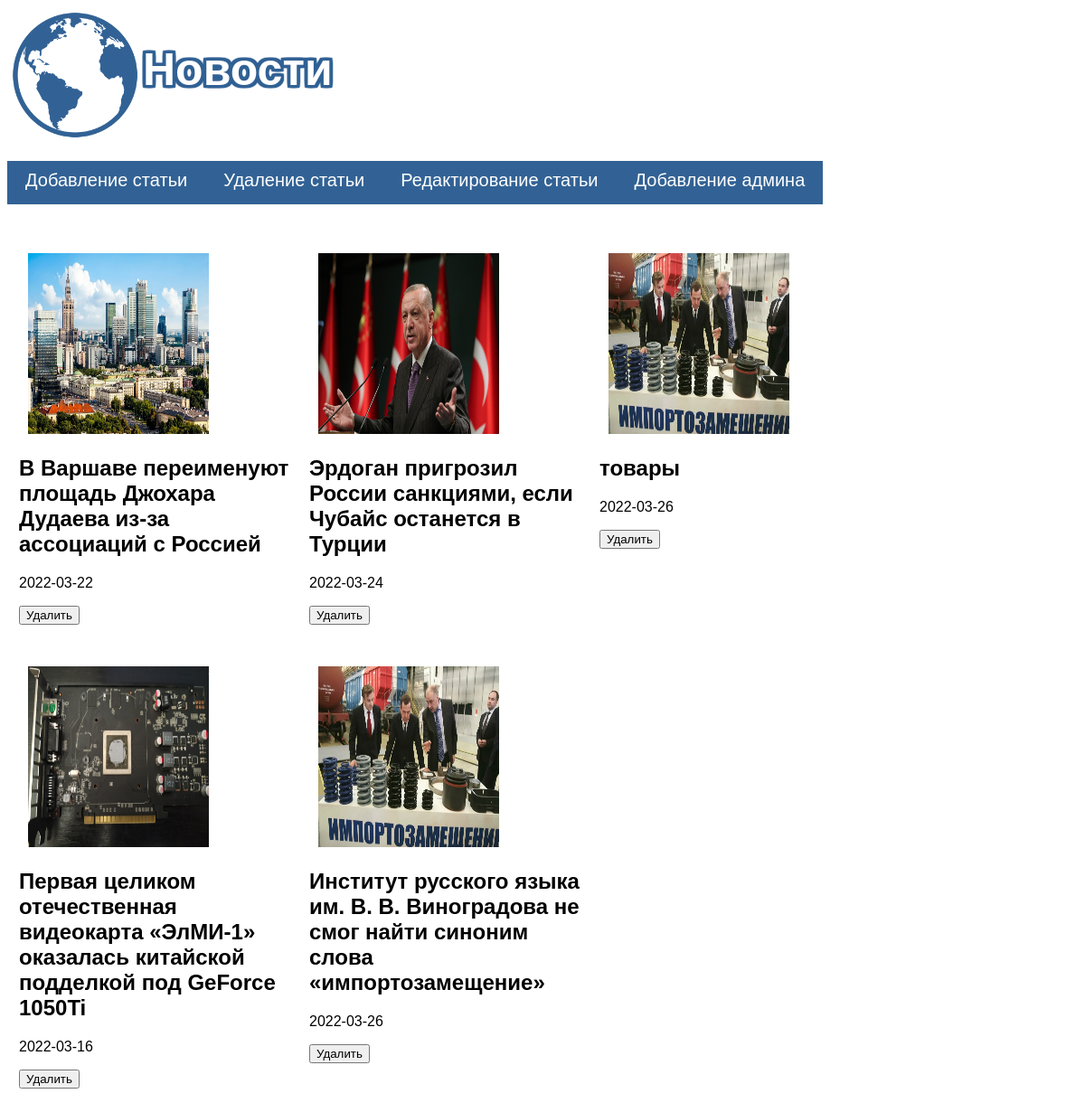
Screenshot of /admin/admenu.php?title=2 with the database file from the repository.
### tables this page shows
CREATE TABLE `headeradmin` (
  `id` int NOT NULL,
  `title` varchar(255) NOT NULL
);

CREATE TABLE `news` (
  `id` int NOT NULL,
  `title` varchar(255) NOT NULL,
  `image` varchar(255) NOT NULL,
  `longdesc` text NOT NULL,
  `date` date NOT NULL,
  `autor` varchar(255) NOT NULL,
  `type` varchar(255) NOT NULL
);

### admin/admenu.php (the view, shortened to what this page needs)
<?php
$conn = mysqli_connect("localhost", "root", "", "news");
$sql = "SELECT * FROM `headeradmin`";
$headerResult = mysqli_query($conn, $sql);
$newsSelect = "SELECT * FROM `news`";
$newsResult = mysqli_query($conn, $newsSelect);
?>
<!DOCTYPE html>
<html lang="ru">
<body>
    <head>
        <link rel="stylesheet" href="../style/style.css">
    </head>
    <body>
        <div class="header">
            <header>
                <div class="left">
                    <div>
                        <img src="../img/log.png" class="respons" alt="">
                        <span class="header_info">Новости</span>
                    </div>
                </div>
            </header>
        </div>
        <div class="menu">
            <?php
            foreach ($headerResult as $headerrow) {
                echo "<ul class='menu'";
                echo "<li><a href='admenu.php?title=" . $headerrow["id"] . "'>" . " " . $headerrow["title"] . " " . "</a></li>";
            }
            echo "</ul>";
            ?>
        </div>
        <div class="content">
            <div class="cont">
                <?php
                if (isset($_GET['title']) && $_GET['title'] == 1) {
                ?>
                    <form method="POST" enctype="multipart/form-data">
                        <h2>Заполните все поля</h2>
                        <p>Заголовок</pl>
                        <p><input type="text" name="title"></p>
                        <p>Выберите изображение для статьи</p>
                        <p><input type="file" name="filename" size="10"></p>
                        <p>Введите описание статьи</p>
                        <textarea name="longdesc" cols="55" rows="25"></textarea>
                        <p>Введите имя автора</p>
                        <p><input type="text" name="autor"></p>
                        <p>Введите тип статьи</p>
                        <p><input type="text" name="type"></p>
                        <br>
                        <p><input type="submit" value="Отправить"></p>
                    </form>
                    <?php
                    if (
                        isset($_POST["title"]) && isset($_POST["longdesc"])  && isset($_POST["autor"])
                        && isset($_POST["type"]) && $_FILES && $_FILES["filename"]["error"] == UPLOAD_ERR_OK
                    ) {
                        $name = $_FILES["filename"]["name"];
                        $type = $_FILES["filename"]["type"];
                        $path = __DIR__ . "/../" . '/img/';
                        move_uploaded_file($_FILES["filename"]["tmp_name"], $path . $name);
                        $title = $_POST["title"];
                        $longdesc = $_POST["longdesc"];
                        $autor = $_POST["autor"];
                        $type = $_POST["type"];
                        $newsAdd = "INSERT INTO `news` (`title`, `image`, `longdesc`, `date`, `autor`, `type`)
                        VALUES ('$title', '$name', '$longdesc', NOW(),'$autor', '$type')";
                        if ($conn->query($newsAdd)) {
                            echo "<script>alert(\"Новость добавлена\");</script>";
                        } else {
                            echo "Ошибка: " . $conn->error;
                        }
                    } else {
                        echo "<script>alert(\"Введите все данные\");</script>";
                    }
                    ?>
                <?php
                } else if (isset($_GET['title']) && $_GET['title'] == 2) {
                    foreach ($newsResult as $newsRow) {
                        echo "<div class='news_block'>";
                        echo "<img class='newsimage' src='../img/" . $newsRow['image'] . "' alt=''>";
                        echo "<h2>" . "<a href='index.php?newsid=" . $newsRow['id'] . "'>" . $newsRow['title'] . "</a>" .  "</h2>";
                        echo "<p>"  . $newsRow['date'] .  "</p>";
                        echo "<form method='GET'>
                            <input type='hidden' name='new' value='" . $newsRow["id"] . "'/>
                            <input type='submit' class='text-field__input' value='Удалить'>
                        </form>";
                        echo "</div>";
                    }
                }
                ?>
            </div>
        </div>
    </body>
</html>

### style/style.css (style rules this page uses)
.header_info { position: absolute; margin-top: 40px; font-family: sans-serif; font-size: 50px; font-weight: bold; color: #FFFFFF; text-shadow: -0 -3px 1px #326295, 0 -3px 1px #326295, -0 3px 1px #326295, 0 3px 1px #326295, -3px -0 1px #326295, 3px -0 1px #326295, -3px 0 1px #326295, 3px 0 1px #326295, -1px -3px 1px #326295, 1px -3px 1px #326295, -1px 3px 1px #326295, 1px 3px 1px #326295, -3px -1px 1px #326295, 3px -1px 1px #326295, -3px 1px 1px #326295, 3px 1px 1px #326295, -2px -3px 1px #326295, 2px -3px 1px #326295, -2px 3px 1px #326295, 2px 3px 1px #326295, -3px -2px 1px #326295, 3px -2px 1px #326295, -3px 2px 1px #326295, 3px 2px 1px #326295, -3px -3px 1px #326295, 3px -3px 1px #326295, -3px 3px 1px #326295, 3px 3px 1px #326295, -3px -3px 1px #326295, 3px -3px 1px #326295, -3px 3px 1px #326295, 3px 3px 1px #326295; }
.respons { width: 150px; height: 150px; }
.content h2, p { font-family: sans-serif; }
.cont { font-family: sans-serif; display: flex; flex-direction: row; flex-wrap: wrap; }
.cont .h2, a { text-decoration: none; color: black; font-family: sans-serif; }
.news_block { margin-top: 30px; margin-left: 5px; display: block; padding: 8px 8px; width: 300px; }
.newsimage { width: 200px; height: 200px; margin-left: 10px; }
.menu { list-style-type: none; padding-left: 0; margin-left: 0; display: flex; flex-direction: row; flex-wrap: wrap; }
.menu a { text-decoration: none; font-family: sans-serif; font-size: 20px; color: white; padding: 10px 20px; background-color: #326295; border-bottom: 5px solid #326295; display: block; }

### rows the page displays
headeradmin: title "Добавление статьи"
headeradmin: title "Удаление статьи"
headeradmin: title "Редактирование статьи"
headeradmin: title "Добавление админа"
news: image (picture), title "В Варшаве переименуют площадь Джохара Дудаева из-за ассоциаций с Россией", date "2022-03-22"
news: image (picture), title "Эрдоган пригрозил России санкциями, если Чубайс останется в Турции", date "2022-03-24"
news: image (picture), title "товары", date "2022-03-26"
news: image (picture), title "Первая целиком отечественная видеокарта «ЭлМИ-1» оказалась китайской подделкой под GeForce 1050Ti", date "2022-03-16"
news: image (picture), title "Институт русского языка им. В. В. Виноградова не смог найти синоним слова «импортозамещение»", date "2022-03-26"
